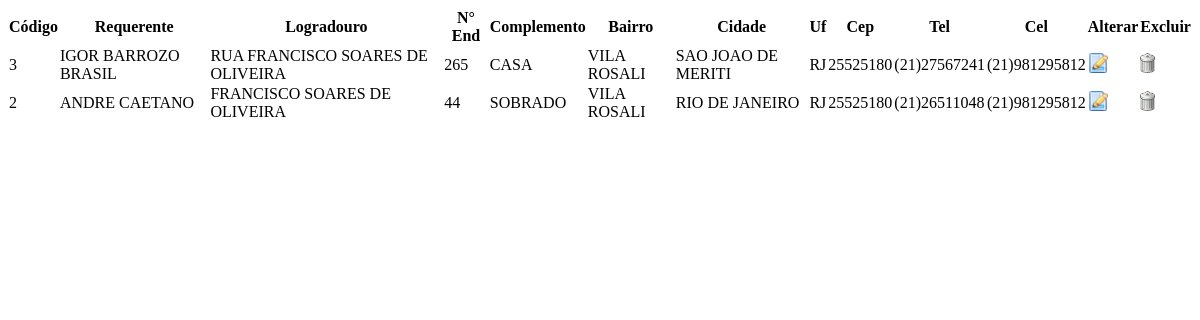
The page /site/recursos/includes/listar/listar_requerentes.php (signed in) on the database as committed earlier.
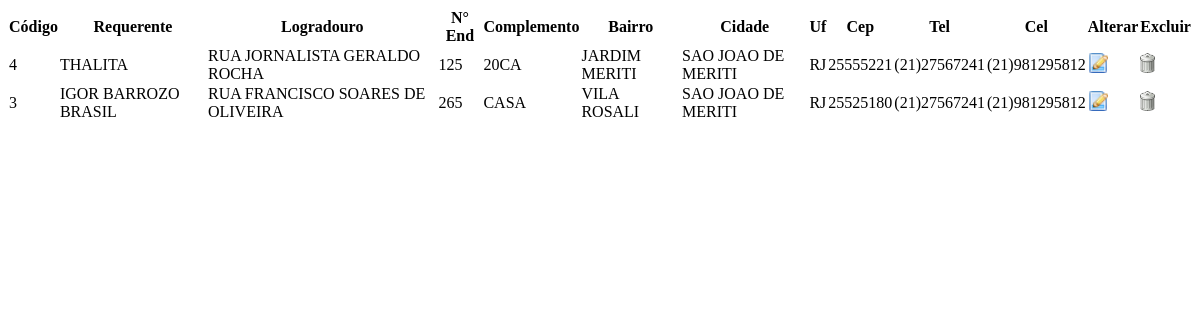
The same page on the database as committed later.
### tables this page shows
CREATE TABLE `requerente` (
  `idRequerente` int(11) NOT NULL,
  `requerente` varchar(50) NOT NULL DEFAULT '-----------------',
  `logradouro` varchar(50) NOT NULL DEFAULT '-----------------',
  `numeroEnd` int(10) NOT NULL DEFAULT '0',
  `complemento` varchar(50) NOT NULL DEFAULT '-----------------',
  `bairro` varchar(50) NOT NULL DEFAULT '-----------------',
  `cidade` varchar(50) NOT NULL DEFAULT '-----------------',
  `uf` varchar(50) NOT NULL DEFAULT '-----------------',
  `cep` varchar(50) NOT NULL DEFAULT '__.___-___',
  `tel` varchar(14) NOT NULL DEFAULT '(00)0000-0000',
  `cel` varchar(15) NOT NULL DEFAULT '(00)0000-00000'
);

### site/recursos/includes/listar/listar_requerentes.php (the view, shortened to what this page needs)
<!DOCTYPE html>
<html>
    <head>
    </head>
    <body>
        <div style="overflow: auto; max-width: 100%;">
            <table id="table" class="display" cellspacing="0" width="100%">
                <thead>
                    <tr>
                        <th>Código</th>
                        <th>Requerente</th>
                        <th>Logradouro</th>
                        <th>N° End</th>
                        <th>Complemento</th>
                        <th>Bairro</th>
                        <th>Cidade</th>
                        <th>Uf</th>
                        <th>Cep</th>
                        <th>Tel</th>
                        <th>Cel</th>
                        <th>Alterar</th>
                        <th>Excluir</th>
                    </tr>
                </thead>
                <tbody>
                    <?php
                    include_once '../estrutura/conexao/conexao.php';
                    $sql = "select * FROM requerente order by requerente Desc";
                    $query = $pdo->prepare($sql);
                    $query->execute();
                    for ($i = 0; $dados = $query->fetch(); $i++) {
                        $param = $dados['idRequerente'];
                        $param = $param . "|" . $dados['requerente'] . "|" .  "(".substr($dados['tel'], 0,2).")" .substr($dados['tel'], 2,8) ;
                        $param = $param . "|" . "(".substr($dados['cel'], 0,2).")" .substr($dados['cel'], 2,9). "|" . $dados['cep'];
                        $param = $param . "|" . $dados['logradouro'] . "|" . $dados['bairro'];
                        $param = $param . "|" . $dados['cidade'] . "|" . $dados['uf'];
                        $param = $param . "|" . $dados['numeroEnd'] . "|" . $dados['complemento'];
                        ?>
                        <tr>
                            <td><?php echo $dados['idRequerente']; ?></td>
                            <td><?php echo $dados['requerente']; ?></td>
                            <td><?php echo $dados['logradouro']; ?></td>
                            <td><?php echo $dados['numeroEnd']; ?></td>
                            <td><?php echo $dados['complemento']; ?></td>
                            <td><?php echo $dados['bairro']; ?></td>
                            <td><?php echo $dados['cidade']; ?></td>
                            <td><?php echo $dados['uf']; ?></td>
                            <td><?php echo $dados['cep']; ?></td>
                            <td><?php echo "(".substr($dados['tel'], 0,2).")" .substr($dados['tel'], 2,8); ?></td>
                            <td><?php echo "(".substr($dados['cel'], 0,2).")" .substr($dados['cel'], 2,9); ?></td>
                            <td><a href="#" id="edit-editar" data-id="<?php echo $param; ?>"><img src="recursos/imagens/estrutura/alterar.png" height="20px;" alt="alterar"></a></td>
                            <td><a href="#" id="edit-excluir"  data-id="<?php echo $param; ?>"><img src="recursos/imagens/estrutura/lixeira.png" alt="excluir" height="20px;"></a></td>
                        </tr>
                        <?php
                    }
                    ?>
                </tbody>
            </table>
        </div>
    </body>
</html>

Rows that differ between the two databases and show on the page:
removed requerente: idRequerente "2", requerente "ANDRE CAETANO", logradouro "FRANCISCO SOARES DE OLIVEIRA", numeroEnd "44", complemento "SOBRADO", bairro "VILA ROSALI", cidade "RIO DE JANEIRO", uf "RJ", cep "25525180", tel "21", tel "26511048", cel "21", cel "981295812"
added requerente: idRequerente "4", requerente "THALITA", logradouro "RUA JORNALISTA GERALDO ROCHA", numeroEnd "125", complemento "20CA", bairro "JARDIM MERITI", cidade "SAO JOAO DE MERITI", uf "RJ", cep "25555221", tel "21", tel "27567241", cel "21", cel "981295812"
